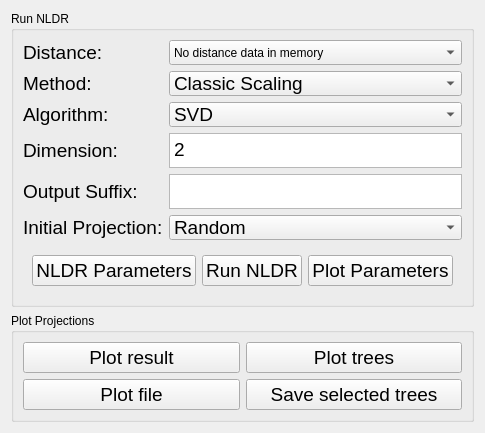
            <widget class="QWidget" name="page_2">
             <layout class="QVBoxLayout" name="verticalLayout_14">
              <item>
               <widget class="QGroupBox" name="groupBox_12">
                <property name="sizePolicy">
                 <sizepolicy hsizetype="Expanding" vsizetype="Expanding">
                  <horstretch>0</horstretch>
                  <verstretch>0</verstretch>
                 </sizepolicy>
                </property>
                <property name="maximumSize">
                 <size>
                  <width>16777215</width>
                  <height>16777215</height>
                 </size>
                </property>
                <property name="title">
                 <string>Run NLDR</string>
                </property>
                <layout class="QFormLayout" name="formLayout_2">
                 <property name="fieldGrowthPolicy">
                  <enum>QFormLayout::ExpandingFieldsGrow</enum>
                 </property>
                 <property name="labelAlignment">
                  <set>Qt::AlignLeading|Qt::AlignLeft|Qt::AlignVCenter</set>
                 </property>
                 <property name="formAlignment">
                  <set>Qt::AlignHCenter|Qt::AlignTop</set>
                 </property>
                 <item row="0" column="0">
                  <widget class="QLabel" name="labelNLDRdistance">
                   <property name="sizePolicy">
                    <sizepolicy hsizetype="Preferred" vsizetype="Preferred">
                     <horstretch>0</horstretch>
                     <verstretch>0</verstretch>
                    </sizepolicy>
                   </property>
                   <property name="minimumSize">
                    <size>
                     <width>0</width>
                     <height>25</height>
                    </size>
                   </property>
                   <property name="maximumSize">
                    <size>
                     <width>16777215</width>
                     <height>35</height>
                    </size>
                   </property>
                   <property name="font">
                    <font>
                     <family>Arial</family>
                     <pointsize>14</pointsize>
                    </font>
                   </property>
                   <property name="text">
                    <string>Distance:</string>
                   </property>
                  </widget>
                 </item>
                 <item row="0" column="1">
                  <widget class="QComboBox" name="comboBoxNLDRdata">
                   <property name="sizePolicy">
                    <sizepolicy hsizetype="Expanding" vsizetype="Preferred">
                     <horstretch>0</horstretch>
                     <verstretch>0</verstretch>
                    </sizepolicy>
                   </property>
                   <property name="minimumSize">
                    <size>
                     <width>0</width>
                     <height>25</height>
                    </size>
                   </property>
                   <property name="maximumSize">
                    <size>
                     <width>16777215</width>
                     <height>25</height>
                    </size>
                   </property>
                   <item>
                    <property name="text">
                     <string>No distance data in memory</string>
                    </property>
                   </item>
                  </widget>
                 </item>
                 <item row="1" column="0">
                  <widget class="QLabel" name="labelNLDRmethod">
                   <property name="sizePolicy">
                    <sizepolicy hsizetype="Preferred" vsizetype="Preferred">
                     <horstretch>0</horstretch>
                     <verstretch>0</verstretch>
                    </sizepolicy>
                   </property>
                   <property name="minimumSize">
                    <size>
                     <width>0</width>
                     <height>25</height>
                    </size>
                   </property>
                   <property name="maximumSize">
                    <size>
                     <width>16777215</width>
                     <height>35</height>
                    </size>
                   </property>
                   <property name="font">
                    <font>
                     <family>Arial</family>
                     <pointsize>14</pointsize>
                    </font>
                   </property>
                   <property name="text">
                    <string>Method:</string>
                   </property>
                  </widget>
                 </item>
                 <item row="1" column="1">
                  <widget class="QComboBox" name="comboboxNLDRmethod">
                   <property name="sizePolicy">
                    <sizepolicy hsizetype="Expanding" vsizetype="Preferred">
                     <horstretch>0</horstretch>
                     <verstretch>0</verstretch>
                    </sizepolicy>
                   </property>
                   <property name="minimumSize">
                    <size>
                     <width>0</width>
                     <height>25</height>
                    </size>
                   </property>
                   <property name="maximumSize">
                    <size>
                     <width>16777215</width>
                     <height>25</height>
                    </size>
                   </property>
                   <property name="font">
                    <font>
                     <family>Arial</family>
                     <pointsize>14</pointsize>
                    </font>
                   </property>
                   <item>
                    <property name="text">
                     <string>Classic Scaling</string>
                    </property>
                   </item>
                   <item>
                    <property name="text">
                     <string>Kruskal-1</string>
                    </property>
                   </item>
                   <item>
                    <property name="text">
                     <string>Normalized</string>
                    </property>
                   </item>
                   <item>
                    <property name="text">
                     <string>NLM</string>
                    </property>
                   </item>
                   <item>
                    <property name="text">
                     <string>CCA</string>
                    </property>
                   </item>
                  </widget>
                 </item>
                 <item row="2" column="0">
                  <widget class="QLabel" name="labelNLDRalgo">
                   <property name="sizePolicy">
                    <sizepolicy hsizetype="Preferred" vsizetype="Preferred">
                     <horstretch>0</horstretch>
                     <verstretch>0</verstretch>
                    </sizepolicy>
                   </property>
                   <property name="minimumSize">
                    <size>
                     <width>0</width>
                     <height>25</height>
                    </size>
                   </property>
                   <property name="maximumSize">
                    <size>
                     <width>16777215</width>
                     <height>35</height>
                    </size>
                   </property>
                   <property name="font">
                    <font>
                     <family>Arial</family>
                     <pointsize>14</pointsize>
                    </font>
                   </property>
                   <property name="text">
                    <string>Algorithm:</string>
                   </property>
                  </widget>
                 </item>
                 <item row="2" column="1">
                  <widget class="QComboBox" name="comboBoxNLDRalgo">
                   <property name="sizePolicy">
                    <sizepolicy hsizetype="Expanding" vsizetype="Preferred">
                     <horstretch>0</horstretch>
                     <verstretch>0</verstretch>
                    </sizepolicy>
                   </property>
                   <property name="minimumSize">
                    <size>
                     <width>0</width>
                     <height>25</height>
                    </size>
                   </property>
                   <property name="maximumSize">
                    <size>
                     <width>16777215</width>
                     <height>25</height>
                    </size>
                   </property>
                   <property name="font">
                    <font>
                     <family>Arial</family>
                     <pointsize>14</pointsize>
                    </font>
                   </property>
                   <item>
                    <property name="text">
                     <string>SVD</string>
                    </property>
                   </item>
                   <item>
                    <property name="text">
                     <string>Linear Iteration MDS</string>
                    </property>
                   </item>
                   <item>
                    <property name="text">
                     <string>Majorization</string>
                    </property>
                   </item>
                   <item>
                    <property name="text">
                     <string>Gauss Seidel</string>
                    </property>
                   </item>
                   <item>
                    <property name="text">
                     <string>Metropolis</string>
                    </property>
                   </item>
                   <item>
                    <property name="text">
                     <string>Stochastic</string>
                    </property>
                   </item>
                  </widget>
                 </item>
                 <item row="3" column="0">
                  <widget class="QLabel" name="labelNLDRdim">
                   <property name="minimumSize">
                    <size>
                     <width>0</width>
                     <height>25</height>
                    </size>
                   </property>
                   <property name="maximumSize">
                    <size>
                     <width>16777215</width>
                     <height>35</height>
                    </size>
                   </property>
                   <property name="font">
                    <font>
                     <family>Arial</family>
                     <pointsize>14</pointsize>
                    </font>
                   </property>
                   <property name="text">
                    <string>Dimension:</string>
                   </property>
                  </widget>
                 </item>
                 <item row="3" column="1">
                  <widget class="QPlainTextEdit" name="textNLDRdim">
                   <property name="sizePolicy">
                    <sizepolicy hsizetype="Expanding" vsizetype="Fixed">
                     <horstretch>0</horstretch>
                     <verstretch>0</verstretch>
                    </sizepolicy>
                   </property>
                   <property name="minimumSize">
                    <size>
                     <width>0</width>
                     <height>25</height>
                    </size>
                   </property>
                   <property name="maximumSize">
                    <size>
                     <width>16777215</width>
                     <height>35</height>
                    </size>
                   </property>
                   <property name="font">
                    <font>
                     <family>Arial</family>
                     <pointsize>14</pointsize>
                    </font>
                   </property>
                   <property name="plainText">
                    <string>2</string>
                   </property>
                  </widget>
                 </item>
                 <item row="4" column="0">
                  <widget class="QLabel" name="labelNLDRflag">
                   <property name="minimumSize">
                    <size>
                     <width>0</width>
                     <height>25</height>
                    </size>
                   </property>
                   <property name="maximumSize">
                    <size>
                     <width>16777215</width>
                     <height>35</height>
                    </size>
                   </property>
                   <property name="font">
                    <font>
                     <family>Arial</family>
                     <pointsize>14</pointsize>
                    </font>
                   </property>
                   <property name="text">
                    <string>Output Suffix:</string>
                   </property>
                  </widget>
                 </item>
                 <item row="4" column="1">
                  <widget class="QPlainTextEdit" name="textNLDRflag">
                   <property name="sizePolicy">
                    <sizepolicy hsizetype="Expanding" vsizetype="Fixed">
                     <horstretch>0</horstretch>
                     <verstretch>0</verstretch>
                    </sizepolicy>
                   </property>
                   <property name="minimumSize">
                    <size>
                     <width>0</width>
                     <height>25</height>
                    </size>
                   </property>
                   <property name="maximumSize">
                    <size>
                     <width>16777215</width>
                     <height>35</height>
                    </size>
                   </property>
                   <property name="font">
                    <font>
                     <family>Arial</family>
                     <pointsize>14</pointsize>
                    </font>
                   </property>
                  </widget>
                 </item>
                 <item row="5" column="0">
                  <widget class="QLabel" name="labelNLDRinitial">
                   <property name="minimumSize">
                    <size>
                     <width>0</width>
                     <height>25</height>
                    </size>
                   </property>
                   <property name="maximumSize">
                    <size>
                     <width>16777215</width>
                     <height>35</height>
                    </size>
                   </property>
                   <property name="font">
                    <font>
                     <family>Arial</family>
                     <pointsize>14</pointsize>
                    </font>
                   </property>
                   <property name="text">
                    <string>Initial Projection:</string>
                   </property>
                  </widget>
                 </item>
                 <item row="5" column="1">
                  <widget class="QComboBox" name="comboBoxNLDRinit">
                   <property name="sizePolicy">
                    <sizepolicy hsizetype="Expanding" vsizetype="Preferred">
                     <horstretch>0</horstretch>
                     <verstretch>0</verstretch>
                    </sizepolicy>
                   </property>
                   <property name="minimumSize">
                    <size>
                     <width>0</width>
                     <height>25</height>
                    </size>
                   </property>
                   <property name="maximumSize">
                    <size>
                     <width>16777215</width>
                     <height>25</height>
                    </size>
                   </property>
                   <property name="font">
                    <font>
                     <family>Arial</family>
                     <pointsize>14</pointsize>
                    </font>
                   </property>
                   <item>
                    <property name="text">
                     <string>Random</string>
                    </property>
                   </item>
                   <item>
                    <property name="text">
                     <string>Classic Scaling</string>
                    </property>
                   </item>
                  </widget>
                 </item>
                 <item row="6" column="0" colspan="2">
                  <widget class="QFrame" name="frame_3">
                   <property name="sizePolicy">
                    <sizepolicy hsizetype="Expanding" vsizetype="Expanding">
                     <horstretch>0</horstretch>
                     <verstretch>0</verstretch>
                    </sizepolicy>
                   </property>
                   <property name="frameShape">
                    <enum>QFrame::NoFrame</enum>
                   </property>
                   <property name="frameShadow">
                    <enum>QFrame::Raised</enum>
                   </property>
                   <layout class="QHBoxLayout" name="horizontalLayout_3">
                    <item>
                     <widget class="QPushButton" name="pushNLDRsetting">
                      <property name="sizePolicy">
                       <sizepolicy hsizetype="Preferred" vsizetype="Preferred">
                        <horstretch>0</horstretch>
                        <verstretch>0</verstretch>
                       </sizepolicy>
                      </property>
                      <property name="minimumSize">
                       <size>
                        <width>0</width>
                        <height>25</height>
                       </size>
                      </property>
                      <property name="maximumSize">
                       <size>
                        <width>16777215</width>
                        <height>35</height>
                       </size>
                      </property>
                      <property name="font">
                       <font>
                        <family>Arial</family>
                        <pointsize>14</pointsize>
                       </font>
                      </property>
                      <property name="text">
                       <string>NLDR Parameters</string>
                      </property>
                     </widget>
                    </item>
                    <item>
                     <widget class="QPushButton" name="pushNLDRrun">
                      <property name="sizePolicy">
                       <sizepolicy hsizetype="Preferred" vsizetype="Preferred">
                        <horstretch>0</horstretch>
                        <verstretch>0</verstretch>
                       </sizepolicy>
                      </property>
                      <property name="minimumSize">
                       <size>
                        <width>0</width>
                        <height>25</height>
                       </size>
                      </property>
                      <property name="maximumSize">
                       <size>
                        <width>16777215</width>
                        <height>35</height>
                       </size>
                      </property>
                      <property name="font">
                       <font>
                        <family>Arial</family>
                        <pointsize>14</pointsize>
                       </font>
                      </property>
                      <property name="text">
                       <string>Run NLDR</string>
                      </property>
                     </widget>
                    </item>
                    <item>
                     <widget class="QPushButton" name="pushPlotsetting">
                      <property name="sizePolicy">
                       <sizepolicy hsizetype="Preferred" vsizetype="Preferred">
                        <horstretch>0</horstretch>
                        <verstretch>0</verstretch>
                       </sizepolicy>
                      </property>
                      <property name="minimumSize">
                       <size>
                        <width>0</width>
                        <height>25</height>
                       </size>
                      </property>
                      <property name="maximumSize">
                       <size>
                        <width>16777215</width>
                        <height>35</height>
                       </size>
                      </property>
                      <property name="font">
                       <font>
                        <family>Arial</family>
                        <pointsize>14</pointsize>
                       </font>
                      </property>
                      <property name="text">
                       <string>Plot Parameters</string>
                      </property>
                     </widget>
                    </item>
                   </layout>
                  </widget>
                 </item>
                </layout>
               </widget>
              </item>
              <item>
               <widget class="QGroupBox" name="groupBox_13">
                <property name="sizePolicy">
                 <sizepolicy hsizetype="Expanding" vsizetype="Expanding">
                  <horstretch>0</horstretch>
                  <verstretch>0</verstretch>
                 </sizepolicy>
                </property>
                <property name="maximumSize">
                 <size>
                  <width>16777215</width>
                  <height>16777215</height>
                 </size>
                </property>
                <property name="title">
                 <string>Plot Projections</string>
                </property>
                <layout class="QGridLayout" name="gridLayout_9">
                 <item row="0" column="0">
                  <widget class="QPushButton" name="pushNLDRplot">
                   <property name="sizePolicy">
                    <sizepolicy hsizetype="Expanding" vsizetype="Expanding">
                     <horstretch>0</horstretch>
                     <verstretch>0</verstretch>
                    </sizepolicy>
                   </property>
                   <property name="minimumSize">
                    <size>
                     <width>0</width>
                     <height>25</height>
                    </size>
                   </property>
                   <property name="maximumSize">
                    <size>
                     <width>16777215</width>
                     <height>35</height>
                    </size>
                   </property>
                   <property name="font">
                    <font>
                     <family>Arial</family>
                     <pointsize>14</pointsize>
                    </font>
                   </property>
                   <property name="text">
                    <string>Plot result</string>
                   </property>
                  </widget>
                 </item>
                 <item row="0" column="1">
                  <widget class="QPushButton" name="pushNLDRplottrees">
                   <property name="sizePolicy">
                    <sizepolicy hsizetype="Expanding" vsizetype="Expanding">
                     <horstretch>0</horstretch>
                     <verstretch>0</verstretch>
                    </sizepolicy>
                   </property>
                   <property name="minimumSize">
                    <size>
                     <width>0</width>
                     <height>25</height>
                    </size>
                   </property>
                   <property name="maximumSize">
                    <size>
                     <width>16777215</width>
                     <height>35</height>
                    </size>
                   </property>
                   <property name="font">
                    <font>
                     <family>Arial</family>
                     <pointsize>14</pointsize>
                    </font>
                   </property>
                   <property name="text">
                    <string>Plot trees</string>
                   </property>
                  </widget>
                 </item>
                 <item row="1" column="0">
                  <widget class="QPushButton" name="pushNLDRplotfile">
                   <property name="sizePolicy">
                    <sizepolicy hsizetype="Expanding" vsizetype="Expanding">
                     <horstretch>0</horstretch>
                     <verstretch>0</verstretch>
                    </sizepolicy>
                   </property>
                   <property name="minimumSize">
                    <size>
                     <width>0</width>
                     <height>25</height>
                    </size>
                   </property>
                   <property name="maximumSize">
                    <size>
                     <width>16777215</width>
                     <height>35</height>
                    </size>
                   </property>
                   <property name="font">
                    <font>
                     <family>Arial</family>
                     <pointsize>14</pointsize>
                    </font>
                   </property>
                   <property name="text">
                    <string>Plot file</string>
                   </property>
                  </widget>
                 </item>
                 <item row="1" column="1">
                  <widget class="QPushButton" name="pushNLDRsaveindices">
                   <property name="sizePolicy">
                    <sizepolicy hsizetype="Expanding" vsizetype="Expanding">
                     <horstretch>0</horstretch>
                     <verstretch>0</verstretch>
                    </sizepolicy>
                   </property>
                   <property name="minimumSize">
                    <size>
                     <width>0</width>
                     <height>25</height>
                    </size>
                   </property>
                   <property name="maximumSize">
                    <size>
                     <width>16777215</width>
                     <height>35</height>
                    </size>
                   </property>
                   <property name="font">
                    <font>
                     <family>Arial</family>
                     <pointsize>14</pointsize>
                    </font>
                   </property>
                   <property name="text">
                    <string>Save selected trees</string>
                   </property>
                  </widget>
                 </item>
                </layout>
               </widget>
              </item>
             </layout>
            </widget>
